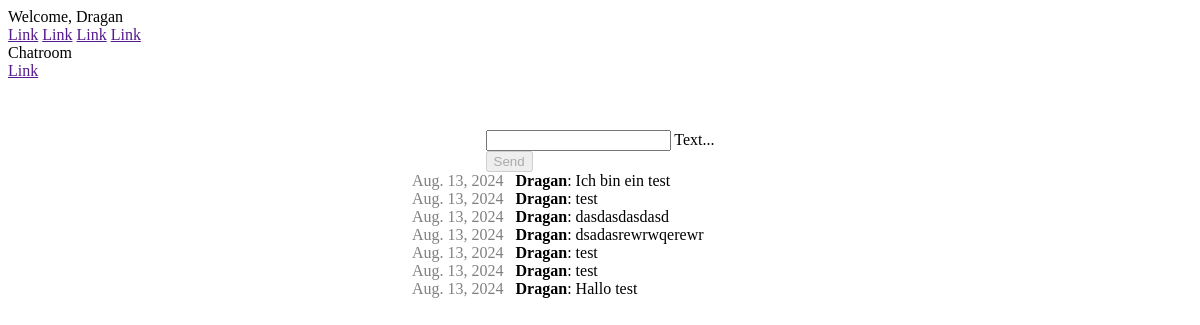
The app's page /chat/ (signed in), older data.
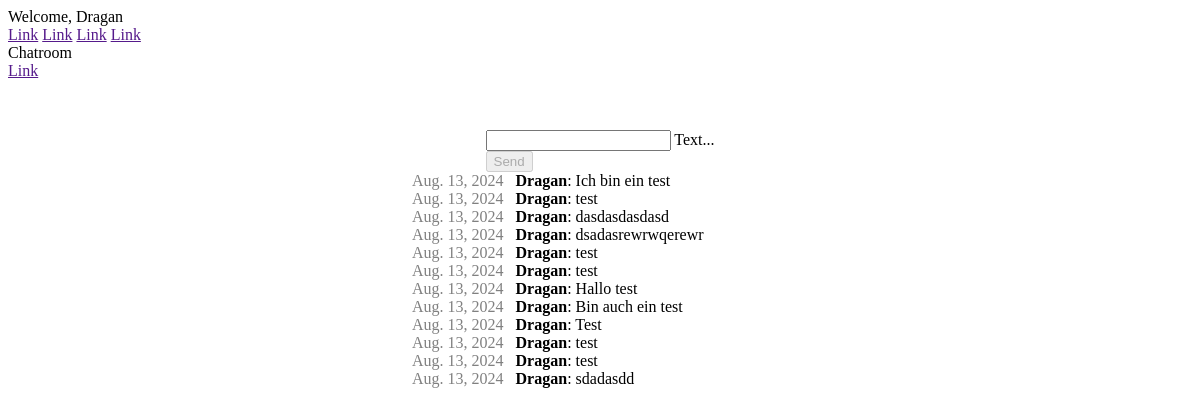
The same page, newer data.
### chat/models.py (models this page shows)
class Message(models.Model):
    text = models.CharField(max_length=500)
    created_at = models.DateField(default=date.today)
    author = models.ForeignKey(settings.AUTH_USER_MODEL, on_delete=models.CASCADE, related_name='author_message_set')
    receiver = models.ForeignKey(settings.AUTH_USER_MODEL, on_delete=models.CASCADE, related_name='receiver_message_set')
    chat = models.ForeignKey(Chat, on_delete=models.CASCADE, default=None, blank=True, null=True)

### chat/views.py (the view, shortened to what this page needs)
# urls.py: path('chat/', index),
@login_required(login_url='/login/')
def index(request):
    chatMessages = Message.objects.filter(chat__id=1)
    return render(request, 'chat/index.html', {'messages': chatMessages})

### chat/templates/chat/index.html (shortened to what this page needs)
{% extends "base.html" %} {% block content %}
<div class="page-content">
  {% if request.user.is_authenticated %}
  <form onsubmit="sendMessage(); return false" method="post">
    <div class="mdl-textfield mdl-js-textfield mdl-textfield--floating-label">
      <input
        class="mdl-textfield__input"
        name="textmessage"
        type="text"
        id="chatMsg"
        onkeyup="isMessageTextEmpty()"
      />
      <label class="mdl-textfield__label" for="sample3">Text...</label>
    </div>
    <button
      id="sendButton"
      class="mdl-button mdl-js-button mdl-button--raised mdl-js-ripple-effect mdl-button--accent"
      type="submit"
      disabled
    >
      Send
    </button>
  </form>
  <div class="chat-msg" id="msgContainer">
    {% for message in messages %}
    <div>
      <div>
        <span class="mr-8 gray">{{message.created_at}}</span>
        <b>{{message.author}}</b>: {{message.text}}
      </div>
    </div>
    {% endfor %}
  </div>
  {% else %}
  <h1>Sie sind nicht eingeloggt</h1>
  <p>Bitte loggen Sie sich ein <a href="/login/">Login</a></p>
  {% endif %}
</div>
{% endblock %}

### templates/base.html (shortened to what this page needs)
<!DOCTYPE html>
<html lang="en">
  <head>
    <link
      rel="stylesheet"
      href="https://code.getmdl.io/1.3.0/material.indigo-pink.min.css"
    />
    {% load static %}
    <link rel="stylesheet" href="{% static 'css/style.css' %}" />
  </head>
  <body>
    <div class="mdl-layout mdl-js-layout mdl-layout--fixed-header">
      <header class="mdl-layout__header">
        <div class="mdl-layout__header-row">
          <span class="mdl-layout-title">
            {% if request.user.is_authenticated %} Welcome,
            {{request.user.username }} {% else %} Welcome, Guest {% endif %}
          </span>
          <nav class="mdl-navigation mdl-layout--large-screen-only">
            <a class="mdl-navigation__link" href="">Link</a>
            <a class="mdl-navigation__link" href="">Link</a>
            <a class="mdl-navigation__link" href="">Link</a>
            <a class="mdl-navigation__link" href="">Link</a>
          </nav>
        </div>
      </header>
      <div class="mdl-layout__drawer">
        <span class="mdl-layout-title">Chatroom</span>
        <nav class="mdl-navigation">
          <a class="mdl-navigation__link" href="">Link</a>
        </nav>
      </div>
      <main class="mdl-layout__content">
        {% block content %} {% endblock %}
      </main>
    </div>
  </body>
</html>

### static/css/style.css (style rules this page uses)
.page-content { display: flex; flex-direction: column; justify-content: center; align-items: center; margin-top: 50px; }
.chat-msg { max-width: 376px; width: 100%; }
button { width: fit-content; }
.gray { color: gray; }
.mr-8 { margin-right: 8px; }

Row changes from the older to the newer data that the page shows:
added Message: created_at "Aug. 13, 2024", author "Dragan", text "Bin auch ein test"
added Message: created_at "Aug. 13, 2024", author "Dragan", text "Test"
added Message: created_at "Aug. 13, 2024", author "Dragan", text "test"
added Message: created_at "Aug. 13, 2024", author "Dragan", text "test"
added Message: created_at "Aug. 13, 2024", author "Dragan", text "sdadasdd"
